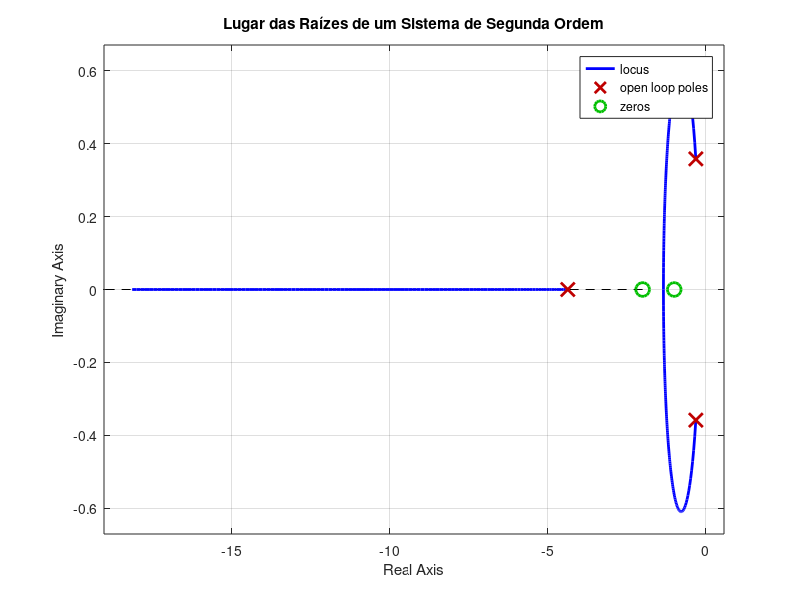

MATLAB code to generate this figure:
pkg load control

# Definir a função de transferência de um sistema de segunda ordem
s = tf('s');
% % a)
% G = (s + 2) / (s^4 + 2*s^3 + 3*s^2 + 4*s+ 5 );  # Função de transferência mais complexa

%b)
G = (s^2 + 3*s + 2) / (s^3 + 5*s^2 + 3*s+ 1 );  # Função de transferência mais complexa

% % c)
% G = (s + 2) / (s^4 + 2*s^3 + 3*s^2 + 4*s+ 5 );  # Função de transferência mais complexa% 


% % d)
% G = (s + 2) / (s^4 + 2*s^3 + 3*s^2 + 4*s+ 5 );  # Função de transferência mais complexa


# Análise de Lugar das Raízes (Root Locus)
figure;
rlocus(G);
title('Lugar das Raízes de um Sistema de Segunda Ordem');
grid on;
pause(10)